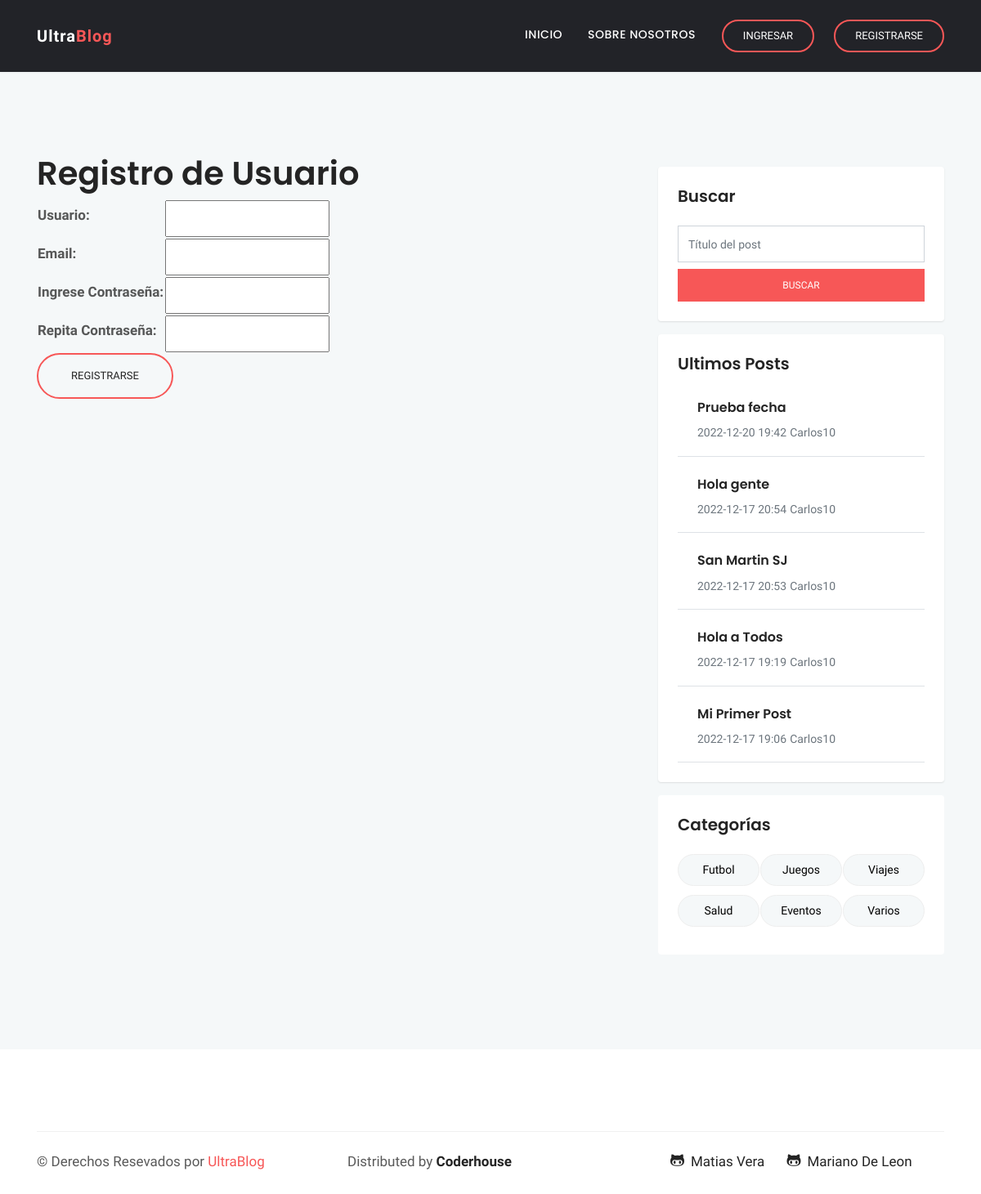
Page /Usuario/registro/ on the earlier database version.
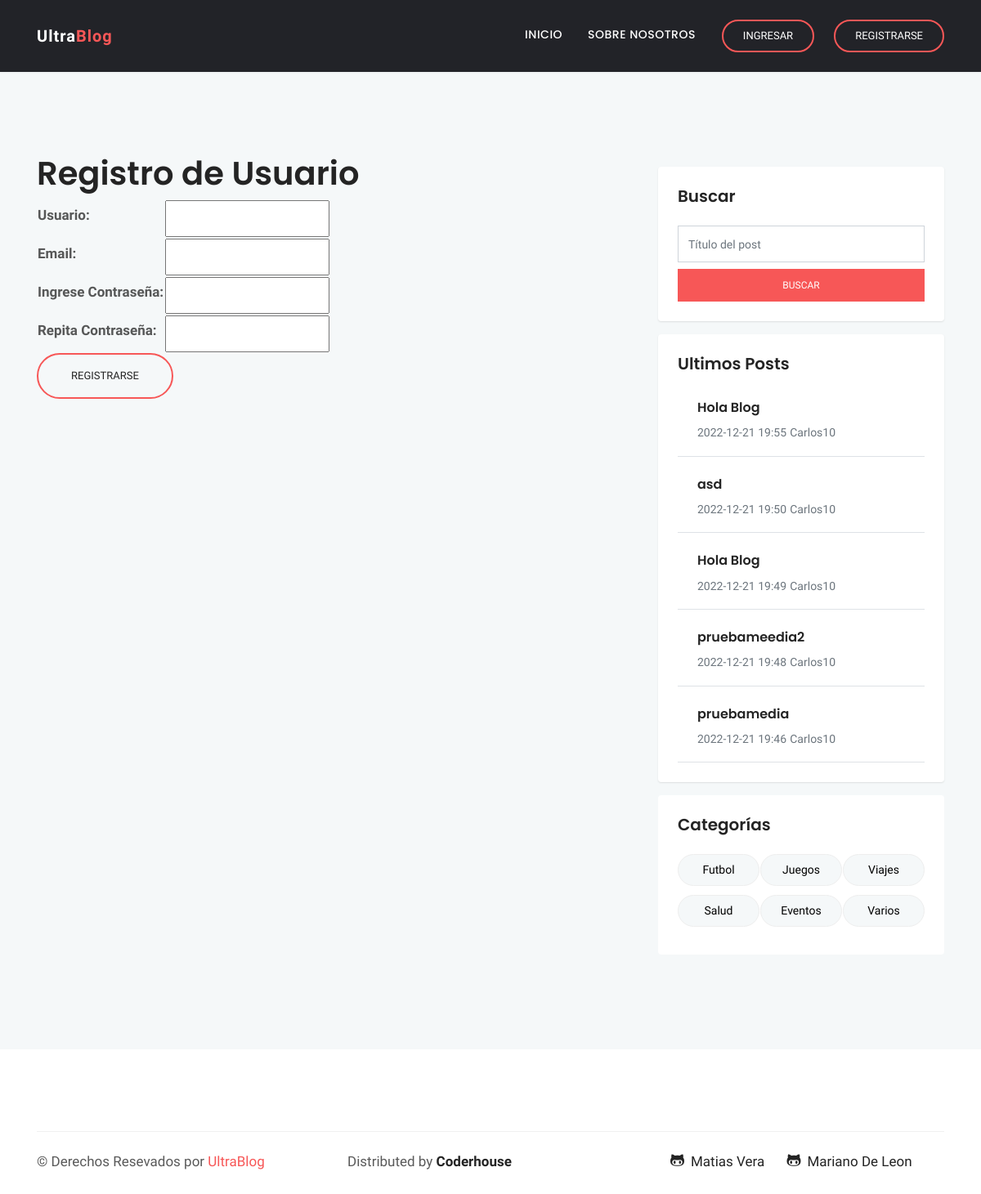
Same page on the later database version.
### Blog/models.py (models this page shows, shortened)
class Post(models.Model):
    titulo = models.CharField(max_length=20)
    subtitulo = models.CharField(max_length=50)
    cuerpo = RichTextField(verbose_name="Contenido")
    autor = models.ForeignKey(User, on_delete=models.CASCADE)
    fecha = models.DateTimeField()
    imagen = models.ImageField(upload_to='media')
    Categorias = (
    ("Futbol", "Futbol"),
    ("Juegos", "Juegos"),
    ("Viajes", "Viajes"),
    ("Salud", "Salud"),
    ("Eventos", "Eventos"),
    ("Varios", "Varios"),
    )
    categoria = models.CharField(max_length=9, choices=Categorias, default="Varios")

### Usuario/views.py (the view)
# urls.py: path("registro/", register, name="_registro"),
def register(request):
    if request.method=="POST":
        form=RegistroUsuarioForm(request.POST)
        if form.is_valid():
            form.save()
            username=form.cleaned_data.get("username")
            clave=form.cleaned_data.get("password1")
            usuario=authenticate(username=username, password=clave)
            login(request, usuario)
            return render(request, "index.html", {"mensaje":f"Usuario {username} creado correctamente"})
        else:
            return render(request, "registrousuario.html", {"form":form, "mensaje":"Error al crear el usuario"})
    else:
        form=RegistroUsuarioForm()
        return render(request, "registrousuario.html", {"form":form})

### Usuario/forms.py
class RegistroUsuarioForm(UserCreationForm):
    username= forms.CharField(label="Usuario", max_length=50)
    email = forms.EmailField(label="Email")
    password1= forms.CharField(label="Ingrese Contraseña", widget=forms.PasswordInput)
    password2= forms.CharField(label="Repita Contraseña", widget=forms.PasswordInput)
    class Meta:
        model = User
        fields = ["username", "email", "password1", "password2"]
        help_texts = {f: "" for f in fields} #para cada uno de los campos del formulario, le asigna un valor vacio

### PF_Python/context_processors.py (called while the page is built)
def ObtenerRecientes (request):
    recientes = Post.objects.all().order_by('-fecha')[:5]
    return {"recientes": recientes}

def ObtenerAvatar(request):
    if request.user.is_authenticated:
        lista=Avatar.objects.filter(user=request.user)
        if len(lista)!=0:
            imagen=lista[0].imagen.url
        else:
            imagen="../../media/avatares/avatarpordefecto.png"
        return {"avatar":imagen}
    else:
        imagen="../../media/avatares/avatarpordefecto.png"
        return {"avatar":imagen}

### Usuario/templates/registrousuario.html
{% extends "padre.html" %}
{% block contenido %}
<h1>Registro de Usuario</h1>
<form action="{% url '_registro' %}" method="POST"> {% csrf_token %}
    <table>
        {{ form.as_table }}
    </table>
    <form class="form-lg-inline my-2 my-md-0 ml-lg-4 text-center">
    <input type="submit" class="btn btn-solid-border btn-round-full" value= "REGISTRARSE">
    </form>
</form>
{% endblock %}

### Blog/templates/padre.html (shortened to what the changed rows need)
<!doctype html>
<html lang="en">
<head>
{% load static %}
<link href="{% static 'css/styles_chat.css' %}"rel="stylesheet" />
<link rel="stylesheet" href="{% static 'plugins/bootstrap/css/bootstrap.min.css' %}">
<link rel="stylesheet" href="{% static 'plugins/themify/css/themify-icons.css' %}">
<link rel="stylesheet" href="{% static 'plugins/fontawesome/css/all.css' %}">
<link rel="stylesheet" href="{% static 'plugins/magnific-popup/dist/magnific-popup.css' %}">
<link rel="stylesheet" href="{% static 'plugins/slick-carousel/slick/slick.css' %}">
<link rel="stylesheet" href="{% static 'plugins/slick-carousel/slick/slick-theme.css' %}" >
<link rel="stylesheet" href="{% static 'css/style.css' %}">
<link rel="stylesheet" href="{% static 'css/style_propio.css' %}">
</head>
<body>
<div class="main-wrapper ">
<section class="section blog-wrap bg-gray">
    <div class="container">
        <div class="row">
            <div class="col-lg-8">
{% block contenido %}
{% endblock %}
</div>
	<div class="col-lg-4">
	<div class="sidebar-wrap">
	<div class="sidebar-widget latest-post card border-0 p-4 mb-3">
		{% for reciente in recientes%}
        <div class="media border-bottom py-3">
            <a href="#"><img class="mr-4" src="" alt=""></a>
            <div class="media-body">
                <h6 class="my-2"><a href="{% url '_post' reciente.id %}">{{reciente.titulo}}</a></h6>
                <span class="text-sm text-muted">{{reciente.fecha|date:'Y-m-d H:i'}}</span>
				<a href = "{% url '_perfil'%}" class="text-sm text-muted">{{reciente.autor}}</a>
            </div>
        </div>
		{% endfor %}
	</div>
</section>
    </div>
</body>
</html>

Differences in the rows shown:
no longer on this page (row unchanged): Post: titulo "Prueba fecha", fecha "2022-12-20 19:42", autor "Carlos10"
no longer on this page (row unchanged): Post: titulo "Hola gente", fecha "2022-12-17 20:54", autor "Carlos10"
no longer on this page (row unchanged): Post: titulo "San Martin SJ", fecha "2022-12-17 20:53", autor "Carlos10"
no longer on this page (row unchanged): Post: titulo "Hola a Todos", fecha "2022-12-17 19:19", autor "Carlos10"
no longer on this page (row unchanged): Post: titulo "Mi Primer Post", fecha "2022-12-17 19:06", autor "Carlos10"
added Post: titulo "Hola Blog", fecha "2022-12-21 19:55", autor "Carlos10"
added Post: titulo "asd", fecha "2022-12-21 19:50", autor "Carlos10"
added Post: titulo "Hola Blog", fecha "2022-12-21 19:49", autor "Carlos10"
added Post: titulo "pruebameedia2", fecha "2022-12-21 19:48", autor "Carlos10"
added Post: titulo "pruebamedia", fecha "2022-12-21 19:46", autor "Carlos10"
